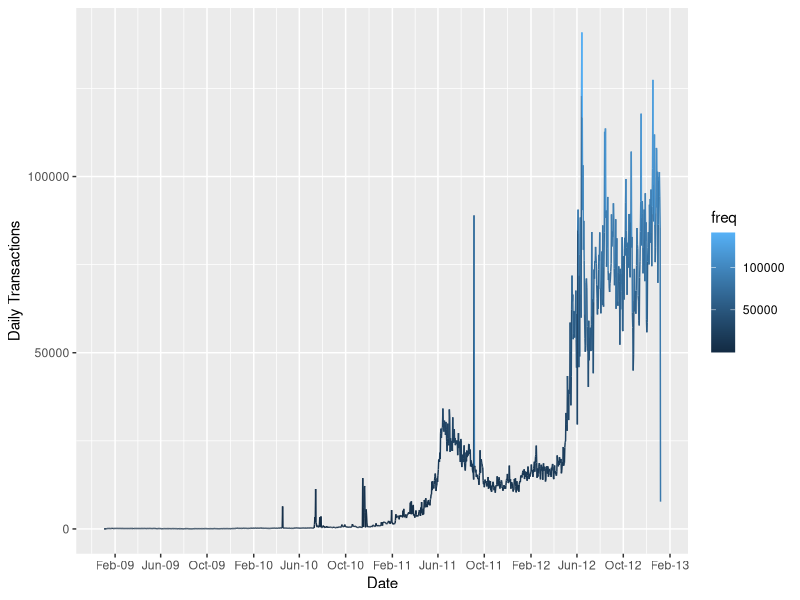
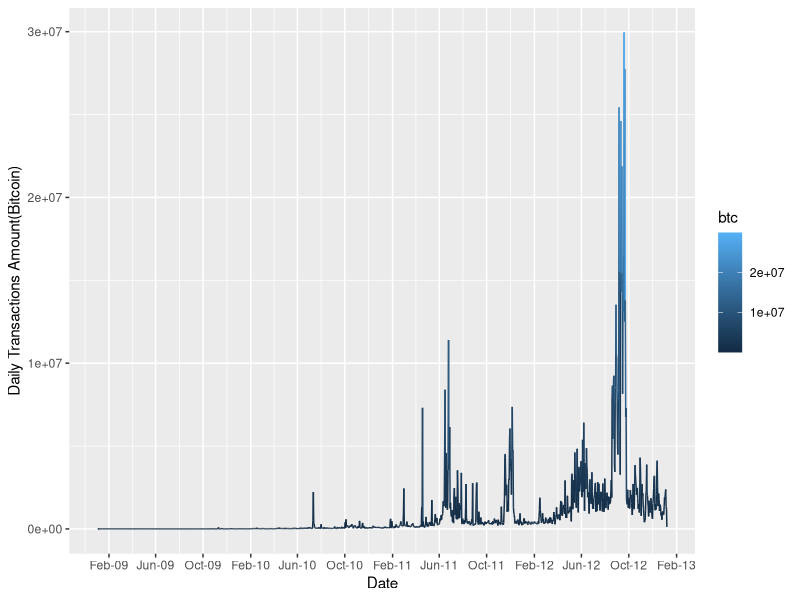

Recreate these plots in R, in order. (Note: this script raises an error after producing the figures.)
rm(list=ls())

library(ggplot2)
library(scales)
options(scipen = 1)

data <- read.csv("../data/bitcoin/time-series.csv", colClasses=c("Date","numeric","numeric"))

ggplot(data, aes(date, freq)) + geom_line(aes(colour = freq)) +
  scale_x_date(labels=date_format("%b-%y"), breaks = "4 month") +  xlab("Date") + ylab("Daily Transactions")

ggplot(data, aes(date, btc)) + geom_line(aes(colour = btc)) +
  scale_x_date(labels=date_format("%b-%y"), breaks = "4 month") +  xlab("Date") + ylab("Daily Transactions Amount(Bitcoin)")

ggplot() + 
  geom_line(data = data, aes(x = date, y = log(freq), color = "Frequency(Log)"))  +
  geom_line(data = data, aes(x = date, y = log(btc), color = "BTC(Log)")) +
  geom_line(data = data, aes(x = date, y = log(usd), color = "USD(Log)")) +
  scale_x_date(labels=date_format("%b-%y"), breaks = "2 month") +
  ggtitle("Time Series : BTC, USD Vs Frequency") +
  xlab('Date') +
  ylab('Values in Log Scale') +
  theme(legend.title=element_blank())
  
price <- read.csv("../data/bitcoin/bitcoin-usd-price.csv")
names(price) <- c("date","usd_rate")
price$date <- as.Date(price$date)
data$date <- as.Date(data$date)

data <- merge(data, price, by=c("date"))
data$usd <- data$btc * data$usd_rate

write.csv(data, file="../data/bitcoin/bitcoin_ts.csv", row.names=F)
